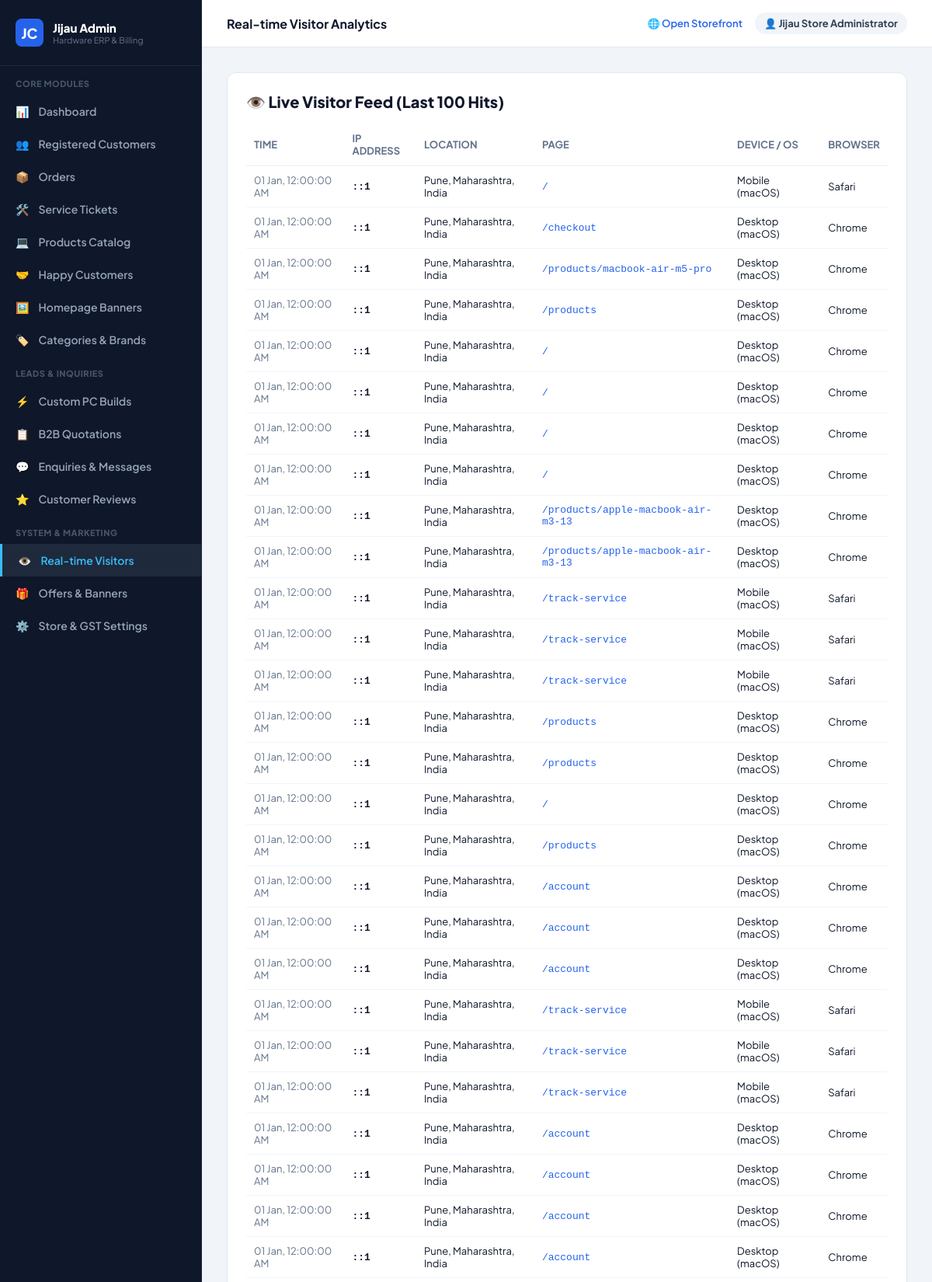
/php-jijaucomputers/admin/visitors.php (signed in, upper part), run on the app's committed database.
### tables this page shows
CREATE TABLE "VisitorLog" (
    "id" TEXT NOT NULL PRIMARY KEY,
    "ip" TEXT NOT NULL,
    "location" TEXT DEFAULT 'Maharashtra, India',
    "device" TEXT DEFAULT 'Desktop',
    "browser" TEXT DEFAULT 'Chrome',
    "os" TEXT DEFAULT 'Windows',
    "page" TEXT NOT NULL DEFAULT '/',
    "referrer" TEXT DEFAULT '—',
    "userAgent" TEXT,
    "createdAt" DATETIME NOT NULL DEFAULT CURRENT_TIMESTAMP
);

### php-jijaucomputers/admin/visitors.php (the view, shortened to what this page needs)
<?php
require_once __DIR__ . '/includes/header.php';
require_once __DIR__ . '/includes/sidebar.php';
$db = getDB();
$logs = $db->query('SELECT * FROM "VisitorLog" ORDER BY createdAt DESC LIMIT 100')->fetchAll();
?>
<div>
  <div style="background: white; border-radius: 12px; border: 1px solid #e2e8f0; padding: 24px; box-shadow: 0 2px 4px rgba(0,0,0,0.02);">
    <h2 style="font-size: 20px; font-weight: 800; color: #0f172a; margin: 0 0 16px;">👁️ Live Visitor Feed (Last 100 Hits)</h2>
    <div style="overflow-x: auto;">
      <table style="width: 100%; border-collapse: collapse; font-size: 13px; text-align: left;">
        <thead>
          <tr style="border-bottom: 2px solid #f1f5f9; color: #64748b;">
            <th style="padding: 10px;">TIME</th>
            <th style="padding: 10px;">IP ADDRESS</th>
            <th style="padding: 10px;">LOCATION</th>
            <th style="padding: 10px;">PAGE</th>
            <th style="padding: 10px;">DEVICE / OS</th>
            <th style="padding: 10px;">BROWSER</th>
          </tr>
        </thead>
        <tbody>
          <?php if (empty($logs)): ?>
            <tr><td colspan="6" style="padding: 32px; text-align: center; color: #94a3b8;">No visitor traffic logged yet.</td></tr>
          <?php else: ?>
            <?php foreach ($logs as $log): ?>
              <tr style="border-bottom: 1px solid #f1f5f9;">
                <td style="padding: 10px; color: #64748b;"><?= date('d M, h:i:s A', strtotime($log['createdAt'])) ?></td>
                <td style="padding: 10px; font-family: monospace; font-weight: 700; color: #0f172a;"><?= htmlspecialchars($log['ip']) ?></td>
                <td style="padding: 10px;"><?= htmlspecialchars($log['location'] ?? 'Maharashtra, India') ?></td>
                <td style="padding: 10px; font-family: monospace; color: #2563eb;"><?= htmlspecialchars($log['page']) ?></td>
                <td style="padding: 10px;"><?= htmlspecialchars($log['device'] ?? 'Desktop') ?> (<?= htmlspecialchars($log['os'] ?? 'Mac') ?>)</td>
                <td style="padding: 10px;"><?= htmlspecialchars($log['browser'] ?? 'Chrome') ?></td>
              </tr>
            <?php endforeach; ?>
          <?php endif; ?>
        </tbody>
      </table>
    </div>
  </div>
</div>
<?php require_once __DIR__ . '/includes/footer.php'; ?>

### php-jijaucomputers/public/css/style.css (style rules this page uses)
* { box-sizing: border-box; }
html, body { margin: 0; padding: 0; width: 100%; max-width: 100vw; overflow-x: hidden; font-family: 'Plus Jakarta Sans', -apple-system, BlinkMacSystemFont, 'Segoe UI', Roboto, sans-serif; -webkit-font-smoothing: antialiased; }

### php-jijaucomputers/admin/includes/header.php (style rules this page uses)
:root { --admin-bg: #0f172a; --admin-card: #1e293b; --admin-sidebar: #0b0f19; --admin-border: #334155; --admin-accent: #3b82f6; }
body.admin-body { background: #f1f5f9; color: #0f172a; font-family: 'Plus Jakarta Sans', sans-serif; margin: 0; padding: 0; display: flex; min-height: 100vh; }

### data on the page
visitorlog: createdAt "01 Jan, 12:00:00 AM", ip "::1", location "Pune, Maharashtra, India", page "/", device "Mobile", os "macOS", browser "Safari"
visitorlog: createdAt "01 Jan, 12:00:00 AM", ip "::1", location "Pune, Maharashtra, India", page "/checkout", device "Desktop", os "macOS", browser "Chrome"
visitorlog: createdAt "01 Jan, 12:00:00 AM", ip "::1", location "Pune, Maharashtra, India", page "/products/macbook-air-m5-pro", device "Desktop", os "macOS", browser "Chrome"
visitorlog: createdAt "01 Jan, 12:00:00 AM", ip "::1", location "Pune, Maharashtra, India", page "/products", device "Desktop", os "macOS", browser "Chrome"
visitorlog: createdAt "01 Jan, 12:00:00 AM", ip "::1", location "Pune, Maharashtra, India", page "/", device "Desktop", os "macOS", browser "Chrome"
visitorlog: createdAt "01 Jan, 12:00:00 AM", ip "::1", location "Pune, Maharashtra, India", page "/", device "Desktop", os "macOS", browser "Chrome"
visitorlog: createdAt "01 Jan, 12:00:00 AM", ip "::1", location "Pune, Maharashtra, India", page "/", device "Desktop", os "macOS", browser "Chrome"
visitorlog: createdAt "01 Jan, 12:00:00 AM", ip "::1", location "Pune, Maharashtra, India", page "/", device "Desktop", os "macOS", browser "Chrome"
visitorlog: createdAt "01 Jan, 12:00:00 AM", ip "::1", location "Pune, Maharashtra, India", page "/products/apple-macbook-air-m3-13", device "Desktop", os "macOS", browser "Chrome"
visitorlog: createdAt "01 Jan, 12:00:00 AM", ip "::1", location "Pune, Maharashtra, India", page "/products/apple-macbook-air-m3-13", device "Desktop", os "macOS", browser "Chrome"
visitorlog: createdAt "01 Jan, 12:00:00 AM", ip "::1", location "Pune, Maharashtra, India", page "/track-service", device "Mobile", os "macOS", browser "Safari"
visitorlog: createdAt "01 Jan, 12:00:00 AM", ip "::1", location "Pune, Maharashtra, India", page "/track-service", device "Mobile", os "macOS", browser "Safari"
visitorlog: createdAt "01 Jan, 12:00:00 AM", ip "::1", location "Pune, Maharashtra, India", page "/track-service", device "Mobile", os "macOS", browser "Safari"
visitorlog: createdAt "01 Jan, 12:00:00 AM", ip "::1", location "Pune, Maharashtra, India", page "/products", device "Desktop", os "macOS", browser "Chrome"
visitorlog: createdAt "01 Jan, 12:00:00 AM", ip "::1", location "Pune, Maharashtra, India", page "/products", device "Desktop", os "macOS", browser "Chrome"
visitorlog: createdAt "01 Jan, 12:00:00 AM", ip "::1", location "Pune, Maharashtra, India", page "/", device "Desktop", os "macOS", browser "Chrome"
visitorlog: createdAt "01 Jan, 12:00:00 AM", ip "::1", location "Pune, Maharashtra, India", page "/products", device "Desktop", os "macOS", browser "Chrome"
visitorlog: createdAt "01 Jan, 12:00:00 AM", ip "::1", location "Pune, Maharashtra, India", page "/account", device "Desktop", os "macOS", browser "Chrome"
visitorlog: createdAt "01 Jan, 12:00:00 AM", ip "::1", location "Pune, Maharashtra, India", page "/account", device "Desktop", os "macOS", browser "Chrome"
visitorlog: createdAt "01 Jan, 12:00:00 AM", ip "::1", location "Pune, Maharashtra, India", page "/account", device "Desktop", os "macOS", browser "Chrome"
visitorlog: createdAt "01 Jan, 12:00:00 AM", ip "::1", location "Pune, Maharashtra, India", page "/track-service", device "Mobile", os "macOS", browser "Safari"
visitorlog: createdAt "01 Jan, 12:00:00 AM", ip "::1", location "Pune, Maharashtra, India", page "/track-service", device "Mobile", os "macOS", browser "Safari"
visitorlog: createdAt "01 Jan, 12:00:00 AM", ip "::1", location "Pune, Maharashtra, India", page "/track-service", device "Mobile", os "macOS", browser "Safari"
visitorlog: createdAt "01 Jan, 12:00:00 AM", ip "::1", location "Pune, Maharashtra, India", page "/account", device "Desktop", os "macOS", browser "Chrome"
visitorlog: createdAt "01 Jan, 12:00:00 AM", ip "::1", location "Pune, Maharashtra, India", page "/account", device "Desktop", os "macOS", browser "Chrome"
visitorlog: createdAt "01 Jan, 12:00:00 AM", ip "::1", location "Pune, Maharashtra, India", page "/account", device "Desktop", os "macOS", browser "Chrome"
visitorlog: createdAt "01 Jan, 12:00:00 AM", ip "::1", location "Pune, Maharashtra, India", page "/account", device "Desktop", os "macOS", browser "Chrome"

### other printed values
$pageTitle "Real-time Visitor Analytics"
$adminUser['name'] "Jijau Store Administrator"
